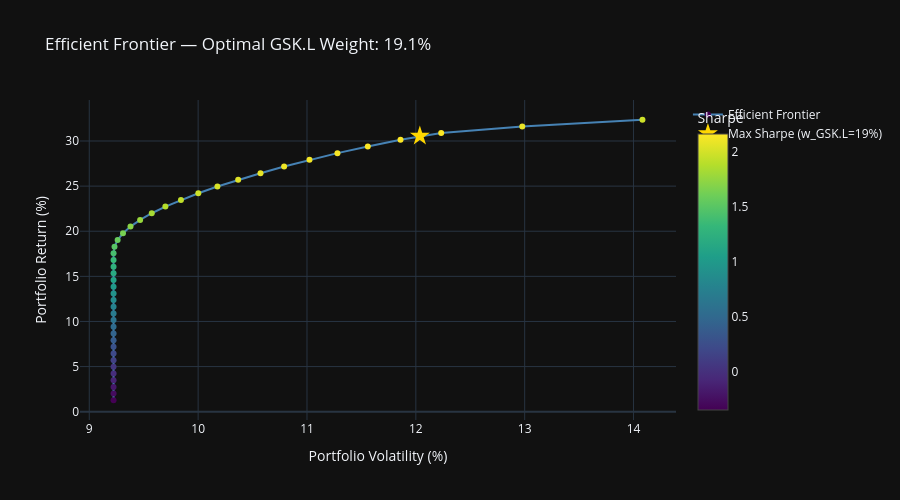

Notebook code for this chart:
### Markdown cell above
---
## ⚖️ Section 11: Portfolio Optimization (CVXPY)
*Calculates mathematically optimal position size for the stock in a diversified portfolio using mean-variance optimization.*

### Code cell
def run_portfolio_optimization(ticker: str, info: dict, price_df: pd.DataFrame):
    """
    Downloads a diversified benchmark universe and calculates the
    optimal portfolio weight for TICKER using CVXPY (Markowitz MVO).
    """
    try:
        import cvxpy as cp
    except ImportError:
        print("  Installing cvxpy...")
        import subprocess
        subprocess.run([sys.executable, "-m", "pip", "install", "cvxpy",
                        "--break-system-packages", "-q"], capture_output=True)
        import cvxpy as cp

    print(f"\n⚖️  Portfolio Optimization for {ticker}")

    # Diversified universe
    UNIVERSE = ["SPY", "QQQ", "GLD", "TLT", "VNQ", ticker]
    UNIVERSE = list(dict.fromkeys(UNIVERSE))  # deduplicate

    try:
        raw = yf.download(UNIVERSE, period="3y", auto_adjust=True, progress=False)["Close"]
        if isinstance(raw, pd.Series):
            raw = raw.to_frame(ticker)
        raw = raw.dropna(axis=1, thresh=int(len(raw)*0.8)).dropna()
        if raw.empty:
            print("  ⚠️  Could not download universe data")
            return
        assets = list(raw.columns)
        print(f"  Universe: {assets}")
    except Exception as e:
        print(f"  ❌ Universe download failed: {e}")
        return

    returns = raw.pct_change().dropna()
    mu = returns.mean().values * 252        # annualised expected returns
    cov = returns.cov().values * 252        # annualised covariance matrix

    n = len(assets)
    w = cp.Variable(n)

    # ── Efficient Frontier
    returns_port = []
    risks_port = []
    weights_port = []

    target_returns = np.linspace(mu.min(), mu.max(), 50)
    for target in target_returns:
        constraints = [
            cp.sum(w) == 1,
            w >= 0.0,     # long-only
            w <= 0.50,    # max 50% in any single asset
            mu @ w >= target
        ]
        prob = cp.Problem(cp.Minimize(cp.quad_form(w, cov)), constraints)
        try:
            prob.solve(solver=cp.SCS, verbose=False)
            if prob.status in ["optimal", "optimal_inaccurate"] and w.value is not None:
                returns_port.append(target)
                risks_port.append(np.sqrt(w.value @ cov @ w.value))
                weights_port.append(w.value.tolist())
        except:
            pass

    # ── Maximum Sharpe Portfolio
    def neg_sharpe(w_arr):
        ret = mu @ w_arr
        vol = np.sqrt(w_arr @ cov @ w_arr)
        return -(ret - RISK_FREE) / vol if vol > 0 else 0

    from scipy.optimize import minimize
    result = minimize(
        neg_sharpe,
        x0=np.ones(n)/n,
        method="SLSQP",
        bounds=[(0, 0.5)]*n,
        constraints={"type": "eq", "fun": lambda w: np.sum(w) - 1}
    )

    optimal_w = result.x if result.success else np.ones(n)/n
    opt_ret = mu @ optimal_w
    opt_vol = np.sqrt(optimal_w @ cov @ optimal_w)
    opt_sharpe = (opt_ret - RISK_FREE) / opt_vol

    ticker_weight = optimal_w[assets.index(ticker)] if ticker in assets else 0

    print(f"\n  Maximum Sharpe Portfolio:")
    for asset, weight in zip(assets, optimal_w):
        bar = "█" * int(weight * 40)
        print(f"    {asset:<6}: {weight*100:5.1f}% {bar}")
    print(f"  Expected Return (ann.): {opt_ret*100:.2f}%")
    print(f"  Volatility (ann.):      {opt_vol*100:.2f}%")
    print(f"  Sharpe Ratio:           {opt_sharpe:.3f}")
    print(f"\n  ➤ Optimal weight for {ticker}: {ticker_weight*100:.1f}%")

    # Plot efficient frontier
    if returns_port and risks_port:
        sharpes = [(r - RISK_FREE) / v if v > 0 else 0
                   for r, v in zip(returns_port, risks_port)]

        fig = go.Figure()
        fig.add_trace(go.Scatter(
            x=[r*100 for r in risks_port],
            y=[r*100 for r in returns_port],
            mode="lines+markers",
            marker=dict(color=sharpes, colorscale="Viridis", size=6,
                        showscale=True, colorbar=dict(title="Sharpe")),
            name="Efficient Frontier", line=dict(color="steelblue")
        ))
        fig.add_trace(go.Scatter(
            x=[opt_vol*100], y=[opt_ret*100],
            mode="markers",
            marker=dict(color="gold", size=15, symbol="star"),
            name=f"Max Sharpe (w_{ticker}={ticker_weight*100:.0f}%)"
        ))
        fig.update_layout(
            title=f"Efficient Frontier — Optimal {ticker} Weight: {ticker_weight*100:.1f}%",
            xaxis_title="Portfolio Volatility (%)",
            yaxis_title="Portfolio Return (%)",
            template="plotly_dark", height=500
        )
        fig.show()

    return optimal_w, assets


PORTFOLIO_OPT = run_portfolio_optimization(TICKER, DATA.info, DATA.price_5y)

### Figure 1 — Plotly figure (JSON) as saved in the notebook; plotly's stock layout.template omitted (floating-point values rounded to 4 significant figures)
{"data": [{"line": {"color": "steelblue"}, "marker": {"color": [-0.3503, -0.27, -0.1898, -0.1095, -0.02926, 0.05099, 0.1312, 0.2115, 0.2917, 0.372, 0.4523, 0.5325, 0.6128, 0.693, 0.7733, 0.8535, 0.9338, 1.014, 1.094, 1.175, 1.255, 1.335, 1.415, 1.494, 1.569, 1.641, 1.707, 1.77, 1.827, 1.88, 1.928, 1.971, 2.01, 2.044, 2.075, 2.102, 2.124, 2.142, 2.154, 2.162, 2.156, 2.089, 1.978], "colorbar": {"title": {"text": "Sharpe"}}, "colorscale": [[0, "#440154"], [0.1111, "#482878"], [0.2222, "#3e4989"], [0.3333, "#31688e"], [0.4444, "#26828e"], [0.5556, "#1f9e89"], [0.6667, "#35b779"], [0.7778, "#6ece58"], [0.8889, "#b5de2b"], [1, "#fde725"]], "showscale": true, "size": 6}, "mode": "lines+markers", "name": "Efficient Frontier", "type": "scatter", "x": [9.223, 9.223, 9.223, 9.223, 9.223, 9.223, 9.223, 9.223, 9.223, 9.223, 9.223, 9.223, 9.223, 9.223, 9.223, 9.223, 9.223, 9.223, 9.223, 9.223, 9.223, 9.223, 9.223, 9.232, 9.261, 9.31, 9.379, 9.467, 9.574, 9.699, 9.842, 10.0, 10.18, 10.37, 10.57, 10.79, 11.02, 11.28, 11.56, 11.86, 12.23, 12.98, 14.08], "y": [1.269, 2.01, 2.75, 3.49, 4.23, 4.97, 5.71, 6.451, 7.191, 7.931, 8.671, 9.411, 10.15, 10.89, 11.63, 12.37, 13.11, 13.85, 14.59, 15.33, 16.07, 16.81, 17.55, 18.29, 19.03, 19.77, 20.51, 21.25, 21.99, 22.73, 23.47, 24.21, 24.95, 25.69, 26.44, 27.18, 27.92, 28.66, 29.4, 30.14, 30.88, 31.62, 32.36]}, {"marker": {"color": "gold", "size": 15, "symbol": "star"}, "mode": "markers", "name": "Max Sharpe (w_GSK.L=19%)", "type": "scatter", "x": [12.04], "y": [30.54]}], "layout": {"height": 500, "title": {"text": "Efficient Frontier — Optimal GSK.L Weight: 19.1%"}, "xaxis": {"title": {"text": "Portfolio Volatility (%)"}}, "yaxis": {"title": {"text": "Portfolio Return (%)"}}}}
